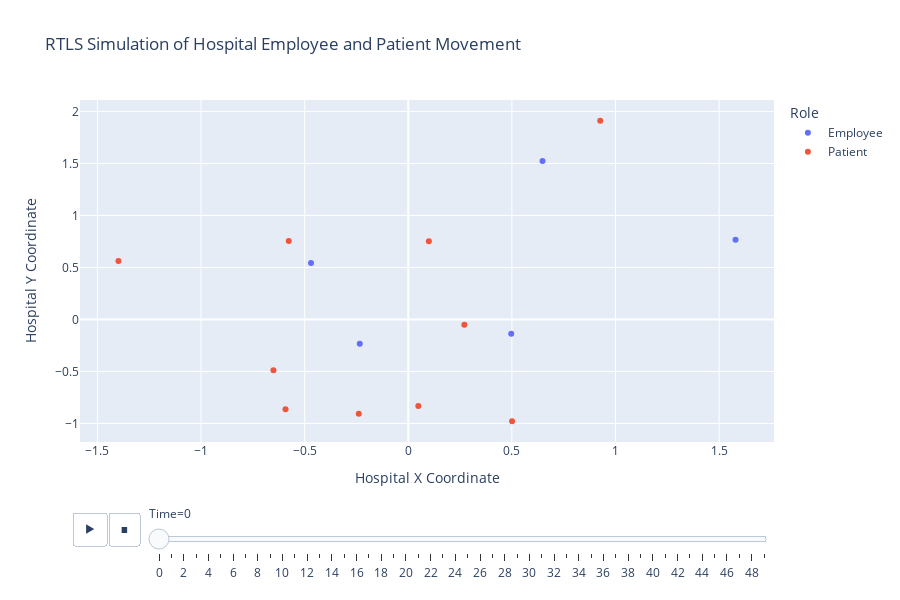

Notebook source saved alongside this figure:
### Code cell
#Python RTLS Hospital Simulation (with Boundaries and Realistic Movement)
import numpy as np
import pandas as pd  # <-- Previously missing import
import plotly.express as px

# Simulation parameters
np.random.seed(42)
num_employees = 5
num_patients = 10
num_timesteps = 50

# Employee movement (larger random walk within hospital)
def simulate_employee_movement():
    positions = np.zeros((num_timesteps, num_employees, 2))
    positions[0] = np.random.uniform(20, 80, size=(num_employees, 2))

    for t in range(1, num_timesteps):
        step = np.random.randn(num_employees, 2) * 2
        positions[t] = positions[t-1] + step
        positions[t, :, 0] = np.clip(positions[t, :, 0], 0, 100)
        positions[t, :, 1] = np.clip(positions[t, :, 1], 0, 100)
    return positions

# Patient movement (restricted near room)
def simulate_patient_movement():
    positions = np.zeros((num_timesteps, num_patients, 2))
    patient_rooms = np.random.uniform(30, 70, size=(num_patients, 2))

    for t in range(num_timesteps):
        step = np.random.randn(num_patients, 2) * 0.5
        positions[t] = patient_rooms + step
        positions[t, :, 0] = np.clip(positions[t, :, 0], patient_rooms[:, 0]-3, patient_rooms[:, 0]+3)
        positions[t, :, 1] = np.clip(positions[t, :, 1], patient_rooms[:, 1]-3, patient_rooms[:, 1]+3)
    return positions

# Define parameters explicitly
num_timesteps = 100
employee_positions = simulate_employee_movement()
patient_positions = simulate_patient_movement()

# Import pandas explicitly
import pandas as pd  

# Convert data into DataFrame
def positions_to_df(positions, role):
    data = []
    num_entities = positions.shape[1]
    for entity in range(num_entities):
        df_entity = pd.DataFrame({
            'X': positions[:, entity, 0],
            'Y': positions[:, entity, 1],
            'Time': np.arange(num_timesteps),
            'Role': role,
            'ID': f'{role}_{entity+1}'
        })
        data.append(df_entity)
    return pd.concat(data)

# Parameters explicitly defined
num_timesteps = 100
num_employees = 5
num_patients = 10

# Simulate
employee_positions = simulate_employee_movement()
patient_positions = simulate_patient_movement()

# Combine into one dataframe
import pandas as pd  # Explicitly ensuring this is imported
df_employees = positions_to_df(employee_positions, 'Employee')
df_patients = positions_to_df(patient_positions, 'Patient')
df_rtls = pd.concat([df_employees, df_patients])

# Visualization using Plotly
import plotly.express as px

fig = px.scatter(df_rtls, x='X', y='Y', color='Role', 
                 animation_frame='Time', animation_group='ID',
                 title='Realistic RTLS Hospital Simulation',
                 labels={'X':'X Coordinate', 'Y':'Y Coordinate'},
                 range_x=[0, 100], range_y=[0, 100])

fig.update_layout(width=900, height=600)
fig.show()

### Figure 1 — Plotly figure (JSON) as saved in the notebook; plotly's stock layout.template omitted (floating-point values rounded to 4 significant figures)
{"data": [{"hovertemplate": "<b>%{hovertext}</b><br><br>Role=Employee<br>Time=0<br>Hospital X Coordinate=%{x}<br>Hospital Y Coordinate=%{y}<extra></extra>", "hovertext": ["Employee_1", "Employee_2", "Employee_3", "Employee_4", "Employee_5"], "ids": ["Employee_1", "Employee_2", "Employee_3", "Employee_4", "Employee_5"], "legendgroup": "Employee", "marker": {"color": "#636efa", "symbol": "circle"}, "mode": "markers", "name": "Employee", "orientation": "v", "showlegend": true, "type": "scatter", "x": [0.4967, 0.6477, -0.2342, 1.579, -0.4695], "xaxis": "x", "y": [-0.1383, 1.523, -0.2341, 0.7674, 0.5426], "yaxis": "y"}, {"hovertemplate": "<b>%{hovertext}</b><br><br>Role=Patient<br>Time=0<br>Hospital X Coordinate=%{x}<br>Hospital Y Coordinate=%{y}<extra></extra>", "hovertext": ["Patient_1", "Patient_2", "Patient_3", "Patient_4", "Patient_5", "Patient_6", "Patient_7", "Patient_8", "Patient_9", "Patient_10"], "ids": ["Patient_1", "Patient_2", "Patient_3", "Patient_4", "Patient_5", "Patient_6", "Patient_7", "Patient_8", "Patient_9", "Patient_10"], "legendgroup": "Patient", "marker": {"color": "#EF553B", "symbol": "circle"}, "mode": "markers", "name": "Patient", "orientation": "v", "showlegend": true, "type": "scatter", "x": [0.9262, -1.399, -0.6506, -0.5924, 0.04852, 0.2705, -0.2389, -0.5768, 0.5009, 0.09933], "xaxis": "x", "y": [1.909, 0.563, -0.4871, -0.864, -0.831, -0.05024, -0.9076, 0.7554, -0.9776, 0.7514], "yaxis": "y"}], "layout": {"height": 600, "legend": {"title": {"text": "Role"}, "tracegroupgap": 0}, "sliders": [{"active": 0, "currentvalue": {"prefix": "Time="}, "len": 0.9, "pad": {"b": 10, "t": 60}, "steps": [{"args": [["0"], {"frame": {"duration": 0, "redraw": false}, "fromcurrent": true, "mode": "immediate", "transition": {"duration": 0, "easing": "linear"}}], "label": "0", "method": "animate"}, {"args": [["1"], {"frame": {"duration": 0, "redraw": false}, "fromcurrent": true, "mode": "immediate", "transition": {"duration": 0, "easing": "linear"}}], "label": "1", "method": "animate"}, {"args": [["2"], {"frame": {"duration": 0, "redraw": false}, "fromcurrent": true, "mode": "immediate", "transition": {"duration": 0, "easing": "linear"}}], "label": "2", "method": "animate"}, {"args": [["3"], {"frame": {"duration": 0, "redraw": false}, "fromcurrent": true, "mode": "immediate", "transition": {"duration": 0, "easing": "linear"}}], "label": "3", "method": "animate"}, {"args": [["4"], {"frame": {"duration": 0, "redraw": false}, "fromcurrent": true, "mode": "immediate", "transition": {"duration": 0, "easing": "linear"}}], "label": "4", "method": "animate"}, {"args": [["5"], {"frame": {"duration": 0, "redraw": false}, "fromcurrent": true, "mode": "immediate", "transition": {"duration": 0, "easing": "linear"}}], "label": "5", "method": "animate"}, {"args": [["6"], {"frame": {"duration": 0, "redraw": false}, "fromcurrent": true, "mode": "immediate", "transition": {"duration": 0, "easing": "linear"}}], "label": "6", "method": "animate"}, {"args": [["7"], {"frame": {"duration": 0, "redraw": false}, "fromcurrent": true, "mode": "immediate", "transition": {"duration": 0, "easing": "linear"}}], "label": "7", "method": "animate"}, {"args": [["8"], {"frame": {"duration": 0, "redraw": false}, "fromcurrent": true, "mode": "immediate", "transition": {"duration": 0, "easing": "linear"}}], "label": "8", "method": "animate"}, {"args": [["9"], {"frame": {"duration": 0, "redraw": false}, "fromcurrent": true, "mode": "immediate", "transition": {"duration": 0, "easing": "linear"}}], "label": "9", "method": "animate"}, {"args": [["10"], {"frame": {"duration": 0, "redraw": false}, "fromcurrent": true, "mode": "immediate", "transition": {"duration": 0, "easing": "linear"}}], "label": "10", "method": "animate"}, {"args": [["11"], {"frame": {"duration": 0, "redraw": false}, "fromcurrent": true, "mode": "immediate", "transition": {"duration": 0, "easing": "linear"}}], "label": "11", "method": "animate"}, {"args": [["12"], {"frame": {"duration": 0, "redraw": false}, "fromcurrent": true, "mode": "immediate", "transition": {"duration": 0, "easing": "linear"}}], "label": "12", "method": "animate"}, {"args": [["13"], {"frame": {"duration": 0, "redraw": false}, "fromcurrent": true, "mode": "immediate", "transition": {"duration": 0, "easing": "linear"}}], "label": "13", "method": "animate"}, {"args": [["14"], {"frame": {"duration": 0, "redraw": false}, "fromcurrent": true, "mode": "immediate", "transition": {"duration": 0, "easing": "linear"}}], "label": "14", "method": "animate"}, {"args": [["15"], {"frame": {"duration": 0, "redraw": false}, "fromcurrent": true, "mode": "immediate", "transition": {"duration": 0, "easing": "linear"}}], "label": "15", "method": "animate"}, {"args": [["16"], {"frame": {"duration": 0, "redraw": false}, "fromcurrent": true, "mode": "immediate", "transition": {"duration": 0, "easing": "linear"}}], "label": "16", "method": "animate"}, {"args": [["17"], {"frame": {"duration": 0, "redraw": false}, "fromcurrent": true, "mode": "immediate", "transition": {"duration": 0, "easing": "linear"}}], "label": "17", "method": "animate"}, {"args": [["18"], {"frame": {"duration": 0, "redraw": false}, "fromcurrent": true, "mode": "immediate", "transition": {"duration": 0, "easing": "linear"}}], "label": "18", "method": "animate"}, {"args": [["19"], {"frame": {"duration": 0, "redraw": false}, "fromcurrent": true, "mode": "immediate", "transition": {"duration": 0, "easing": "linear"}}], "label": "19", "method": "animate"}, {"args": [["20"], {"frame": {"duration": 0, "redraw": false}, "fromcurrent": true, "mode": "immediate", "transition": {"duration": 0, "easing": "linear"}}], "label": "20", "method": "animate"}, {"args": [["21"], {"frame": {"duration": 0, "redraw": false}, "fromcurrent": true, "mode": "immediate", "transition": {"duration": 0, "easing": "linear"}}], "label": "21", "method": "animate"}, {"args": [["22"], {"frame": {"duration": 0, "redraw": false}, "fromcurrent": true, "mode": "immediate", "transition": {"duration": 0, "easing": "linear"}}], "label": "22", "method": "animate"}, {"args": [["23"], {"frame": {"duration": 0, "redraw": false}, "fromcurrent": true, "mode": "immediate", "transition": {"duration": 0, "easing": "linear"}}], "label": "23", "method": "animate"}, {"args": [["24"], {"frame": {"duration": 0, "redraw": false}, "fromcurrent": true, "mode": "immediate", "transition": {"duration": 0, "easing": "linear"}}], "label": "24", "method": "animate"}, {"args": [["25"], {"frame": {"duration": 0, "redraw": false}, "fromcurrent": true, "mode": "immediate", "transition": {"duration": 0, "easing": "linear"}}], "label": "25", "method": "animate"}, {"args": [["26"], {"frame": {"duration": 0, "redraw": false}, "fromcurrent": true, "mode": "immediate", "transition": {"duration": 0, "easing": "linear"}}], "label": "26", "method": "animate"}, {"args": [["27"], {"frame": {"duration": 0, "redraw": false}, "fromcurrent": true, "mode": "immediate", "transition": {"duration": 0, "easing": "linear"}}], "label": "27", "method": "animate"}, {"args": [["28"], {"frame": {"duration": 0, "redraw": false}, "fromcurrent": true, "mode": "immediate", "transition": {"duration": 0, "easing": "linear"}}], "label": "28", "method": "animate"}, {"args": [["29"], {"frame": {"duration": 0, "redraw": false}, "fromcurrent": true, "mode": "immediate", "transition": {"duration": 0, "easing": "linear"}}], "label": "29", "method": "animate"}, {"args": [["30"], {"frame": {"duration": 0, "redraw": false}, "fromcurrent": true, "mode": "immediate", "transition": {"duration": 0, "easing": "linear"}}], "label": "30", "method": "animate"}, {"args": [["31"], {"frame": {"duration": 0, "redraw": false}, "fromcurrent": true, "mode": "immediate", "transition": {"duration": 0, "easing": "linear"}}], "label": "31", "method": "animate"}, {"args": [["32"], {"frame": {"duration": 0, "redraw": false}, "fromcurrent": true, "mode": "immediate", "transition": {"duration": 0, "easing": "linear"}}], "label": "32", "method": "animate"}, {"args": [["33"], {"frame": {"duration": 0, "redraw": false}, "fromcurrent": true, "mode": "immediate", "transition": {"duration": 0, "easing": "linear"}}], "label": "33", "method": "animate"}, {"args": [["34"], {"frame": {"duration": 0, "redraw": false}, "fromcurrent": true, "mode": "immediate", "transition": {"duration": 0, "easing": "linear"}}], "label": "34", "method": "animate"}, {"args": [["35"], {"frame": {"duration": 0, "redraw": false}, "fromcurrent": true, "mode": "immediate", "transition": {"duration": 0, "easing": "linear"}}], "label": "35", "method": "animate"}, {"args": [["36"], {"frame": {"duration": 0, "redraw": false}, "fromcurrent": true, "mode": "immediate", "transition": {"duration": 0, "easing": "linear"}}], "label": "36", "method": "animate"}, {"args": [["37"], {"frame": {"duration": 0, "redraw": false}, "fromcurrent": true, "mode": "immediate", "transition": {"duration": 0, "easing": "linear"}}], "label": "37", "method": "animate"}, {"args": [["38"], {"frame": {"duration": 0, "redraw": false}, "fromcurrent": true, "mode": "immediate", "transition": {"duration": 0, "easing": "linear"}}], "label": "38", "method": "animate"}, {"args": [["39"], {"frame": {"duration": 0, "redraw": false}, "fromcurrent": true, "mode": "immediate", "transition": {"duration": 0, "easing": "linear"}}], "label": "39", "method": "animate"}, {"args": [["40"], {"frame": {"duration": 0, "redraw": false}, "fromcurrent": true, "mode": "immediate", "transition": {"duration": 0, "easing": "linear"}}], "label": "40", "method": "animate"}, {"args": [["41"], {"frame": {"duration": 0, "redraw": false}, "fromcurrent": true, "mode": "immediate", "transition": {"duration": 0, "easing": "linear"}}], "label": "41", "method": "animate"}, {"args": [["42"], {"frame": {"duration": 0, "redraw": false}, "fromcurrent": true, "mode": "immediate", "transition": {"duration": 0, "easing": "linear"}}], "label": "42", "method": "animate"}, {"args": [["43"], {"frame": {"duration": 0, "redraw": false}, "fromcurrent": true, "mode": "immediate", "transition": {"duration": 0, "easing": "linear"}}], "label": "43", "method": "animate"}, {"args": [["44"], {"frame": {"duration": 0, "redraw": false}, "fromcurrent": true, "mode": "immediate", "transition": {"duration": 0, "easing": "linear"}}], "label": "44", "method": "animate"}, {"args": [["45"], {"frame": {"duration": 0, "redraw": false}, "fromcurrent": true, "mode": "immediate", "transition": {"duration": 0, "easing": "linear"}}], "label": "45", "method": "animate"}, {"args": [["46"], {"frame": {"duration": 0, "redraw": false}, "fromcurrent": true, "mode": "immediate", "transition": {"duration": 0, "easing": "linear"}}], "label": "46", "method": "animate"}, {"args": [["47"], {"frame": {"duration": 0, "redraw": false}, "fromcurrent": true, "mode": "immediate", "transition": {"duration": 0, "easing": "linear"}}], "label": "47", "method": "animate"}, {"args": [["48"], {"frame": {"duration": 0, "redraw": false}, "fromcurrent": true, "mode": "immediate", "transition": {"duration": 0, "easing": "linear"}}], "label": "48", "method": "animate"}, {"args": [["49"], {"frame": {"duration": 0, "redraw": false}, "fromcurrent": true, "mode": "immediate", "transition": {"duration": 0, "easing": "linear"}}], "label": "49", "method": "animate"}], "x": 0.1, "xanchor": "left", "y": 0, "yanchor": "top"}], "title": {"text": "RTLS Simulation of Hospital Employee and Patient Movement"}, "updatemenus": [{"buttons": [{"args": [null, {"frame": {"duration": 500, "redraw": false}, "fromcurrent": true, "mode": "immediate", "transition": {"duration": 500, "easing": "linear"}}], "label": "&#9654;", "method": "animate"}, {"args": [[null], {"frame": {"duration": 0, "redraw": false}, "fromcurrent": true, "mode": "immediate", "transition": {"duration": 0, "easing": "linear"}}], "label": "&#9724;", "method": "animate"}], "direction": "left", "pad": {"r": 10, "t": 70}, "showactive": false, "type": "buttons", "x": 0.1, "xanchor": "right", "y": 0, "yanchor": "top"}], "width": 900, "xaxis": {"anchor": "y", "domain": [0, 1], "title": {"text": "Hospital X Coordinate"}}, "yaxis": {"anchor": "x", "domain": [0, 1], "title": {"text": "Hospital Y Coordinate"}}}}
